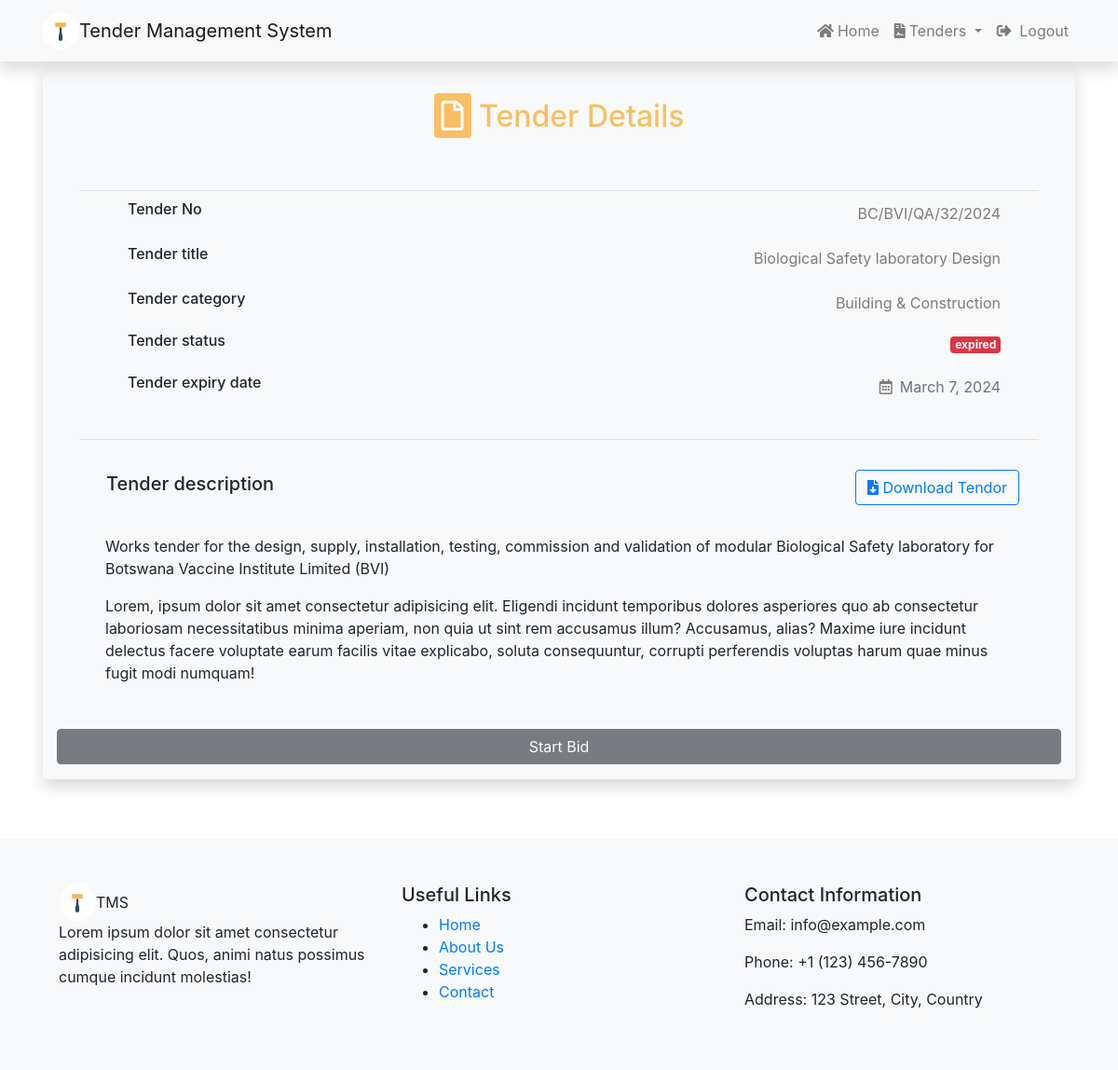
The app's page /tenders/3 (signed in) with its own data.
### tender/models.py (models this page shows, shortened)
class Tender(models.Model):
    status_choices = [
        ('assigned', 'Assigned'),
        ('available', 'Available'),
        ('expired', 'Expired'),
    ]
    tender_no = models.CharField(max_length=20, unique=True)
    title = models.CharField(max_length=200)
    description = models.TextField()
    category = models.ForeignKey(Category, on_delete=models.DO_NOTHING)
    location = models.CharField(max_length=100)
    created_at = models.DateTimeField(auto_now_add=True)
    updated_at = models.DateTimeField(auto_now=True)
    status = models.CharField(max_length=20, choices=status_choices, default='available')
    document = models.FileField(upload_to='tender_documents/')
    publisher = models.ForeignKey(User, on_delete=models.PROTECT,related_name='owned_tenders')
    winner = models.ForeignKey(User, on_delete=models.PROTECT, null=True, blank=True, related_name='won_tenders')
    watchers = models.ManyToManyField(User, related_name='watchlist', blank=True)
    due_date = models.DateField()

class Category(models.Model):
    name = models.CharField(max_length=100)
    icon = models.CharField(max_length=100)

### tender/views.py (the view)
# urls.py: path('<int:tenderID>', views.tender_details, name='tender'),
def tender_details(request, tenderID):
    if not request.user.is_authenticated:
        messages.error(request, 'Please login to access this information or register.')
        return redirect('index')
    tender = get_object_or_404(Tender, pk=tenderID)
    context = {
        'Tender': tender
    }
    return render(request, 'tenders/tender.html', context)

### templates/tenders/tender.html (shortened to what this page needs)
{%extends 'base.html'%} {% block content%} {%if user.is_authenticated%}
<div class="container mt-2 p-3">
  <div class="container my-5 rounded mx-auto bg-light shadow">
    <div class="row m-1 p-4">
      <div class="col">
        <div
          class="p-1 h2 text-center mx-auto display-inline-block"
          style="color: #f8bf64"
        >
          <i
            class="far fa-file text-white rounded p-2"
            style="background-color: #f8bf64"
          ></i>
          <span>Tender Details</span>
        </div>
      </div>
    </div>
    <div class="p-2 mx-4 border-black-25 border-bottom"></div>
    <div class="row mx-1 px-5 pb-3 w-80">
      <div class="col mx-auto">
        <div class="row px-3 align-items-center todo-item rounded">
          <div class="col px-1 m-1 d-flex align-items-center">
            <h6>Tender No</h6>
          </div>
          <div class="col-auto m-1 p-0 todo-actions">
            <div class="row todo-created-info">
              <div class="col-auto d-flex align-items-center pr-2">
                <label class="date-label my-2 text-black-50"
                  >{{Tender.tender_no}}</label
                >
              </div>
            </div>
          </div>
        </div>
        <div class="row px-3 align-items-center todo-item rounded">
          <div class="col px-1 m-1 d-flex align-items-center">
            <h6>Tender title</h6>
          </div>
          <div class="col-auto m-1 p-0 todo-actions">
            <div class="row todo-created-info">
              <div class="col-auto d-flex align-items-center pr-2">
                <label class="date-label my-2 text-black-50"
                  >{{Tender.title}}</label
                >
              </div>
            </div>
          </div>
        </div>
        <div class="row px-3 align-items-center todo-item rounded">
          <div class="col px-1 m-1 d-flex align-items-center">
            <h6>Tender category</h6>
          </div>
          <div class="col-auto m-1 p-0 todo-actions">
            <div class="row todo-created-info">
              <div class="col-auto d-flex align-items-center pr-2">
                <label class="date-label my-2 text-black-50"
                  >{{Tender.category.name}}</label
                >
              </div>
            </div>
          </div>
        </div>
        <div class="row px-3 align-items-center todo-item rounded">
          <div class="col px-1 m-1 d-flex align-items-center">
            <h6>Tender status</h6>
          </div>
          <div class="col-auto m-1 p-0 todo-actions">
            <div class="row todo-created-info">
              <div class="col-auto d-flex align-items-center pr-2">
                {%if Tender.status == 'available'%}
                <label class="date-label my-2 text-white badge badge-success"
                  >{{Tender.status}}</label
                >
                {%elif Tender.status == 'assigned'%}
                <label class="date-label my-2 text-white badge badge-secondary"
                  >{{Tender.status}}</label
                >
                {%else%}
                <label class="date-label my-2 text-white badge badge-danger"
                  >{{Tender.status}}</label
                >
                {%endif%}
              </div>
            </div>
          </div>
        </div>
        <div class="row px-3 align-items-center todo-item rounded">
          <div class="col px-1 m-1 d-flex align-items-center">
            <h6>Tender expiry date</h6>
          </div>
          <div class="col-auto m-1 p-0 todo-actions">
            <div class="row todo-created-info">
              <div class="col-auto d-flex align-items-center pr-2">
                <i class="far fa-calendar-alt my-2 px-2 text-black-50"></i>
                <label class="my-2 text-muted">{{Tender.due_date}}</label>
              </div>
            </div>
          </div>
        </div>
      </div>
    </div>
    <div class="p-2 mx-4 border-black-25 border-bottom"></div>
    <div class="container mx-1 px-5 py-3">
      <div
        class="row align-items-center justify-content-between bg-light p-3 mb-3"
      >
        <h5>Tender description</h5>
        <div class="">
          <a
            type="button"
            class="btn btn-outline-primary"
            href="{{Tender.document.url}}"
          >
            <i class="fas fa-file-download"></i> Download Tendor
          </a>
        </div>
      </div>
      <p>{{Tender.description}}</p>
      <p>
        Lorem, ipsum dolor sit amet consectetur adipisicing elit. Eligendi
        incidunt temporibus dolores asperiores quo ab consectetur laboriosam
        necessitatibus minima aperiam, non quia ut sint rem accusamus illum?
        Accusamus, alias? Maxime iure incidunt delectus facere voluptate earum
        facilis vitae explicabo, soluta consequuntur, corrupti perferendis
        voluptas harum quae minus fugit modi numquam!
      </p>
    </div>
    <div class="row py-3">
      <div class="col-md-12">
        {%if Tender.status == 'assigned' or Tender.status == 'expired' %}
        <button
          type="button"
          class="btn btn-dark btn-block"
          disabled
          style="cursor: not-allowed"
          data-toggle="tooltip"
          data-placement="top"
          title="Tender has expired or has been assigned"
        >
          Start Bid
        </button>
        {%endif%}
      </div>
    </div>
  </div>
</div>
{%endif%} {%endblock%}

### records on screen
Tender: tender_no "BC/BVI/QA/32/2024", title "Biological Safety laboratory Design", category.name "Building & Construction", status "expired", due_date "March 7, 2024", description "Works tender for the design, supply, installation, testing, commission and validation of modular Biological Safety laboratory for Botswana Vaccine Institute Limited (BVI)"
